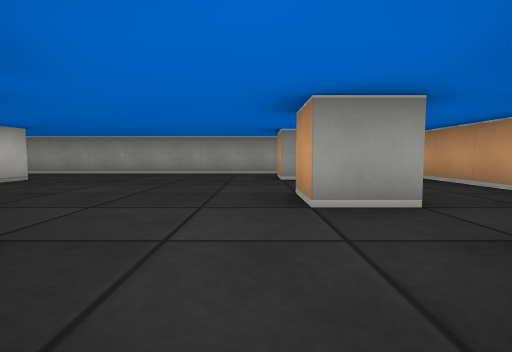
[1] (above)

18 first-person views from a walk through a cub3D level. The camera is about half as high as the walls, tilts 4° down and sees 85° across. The floor is counted in squares. Each view is taken from the middle of a square. On the plan, view 1 faces up. The plan holds only what a view shows up to about 9 squares ahead; the rest is blank.

[2]
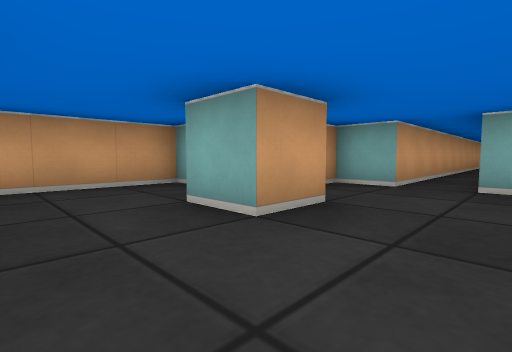

[3]
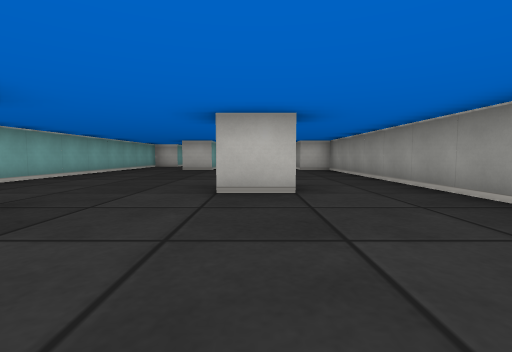

[4]
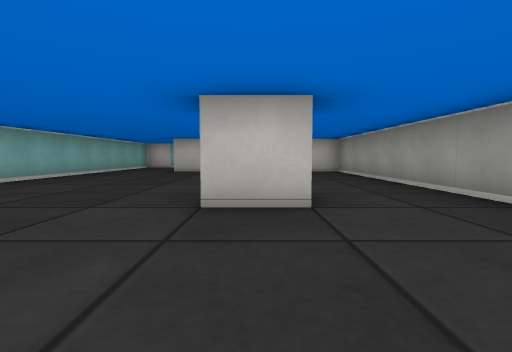

[5]
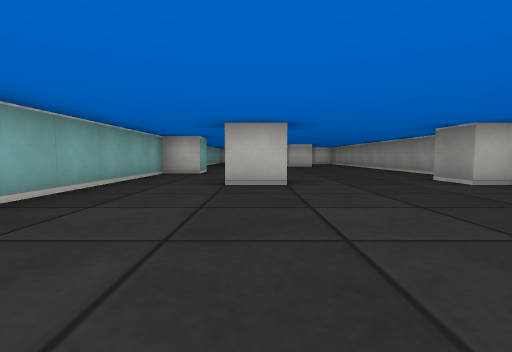

[6]
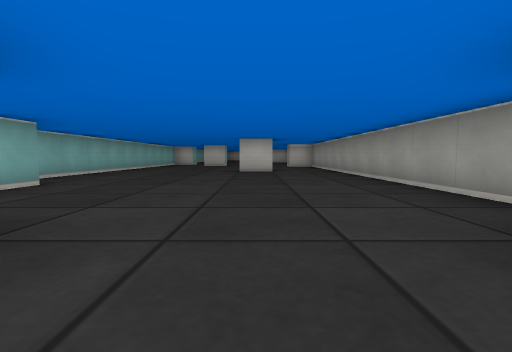

[7]
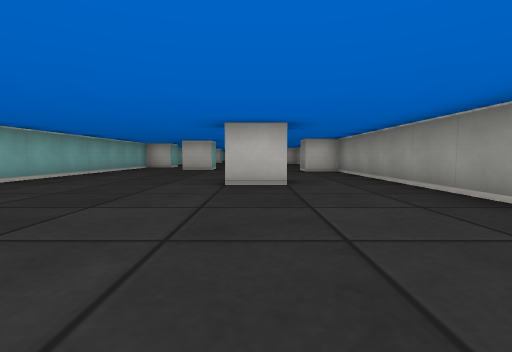

[8]
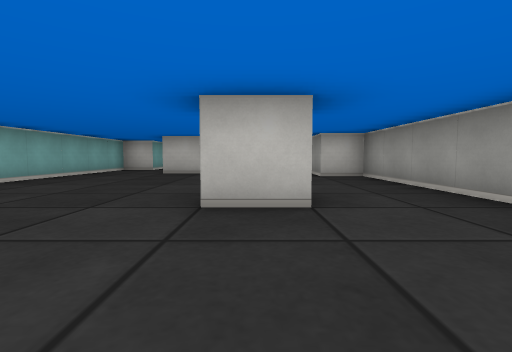

[9]
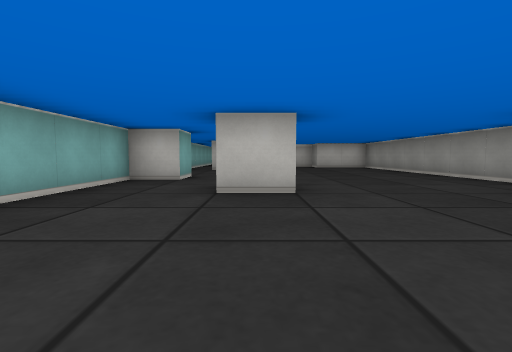

[10]
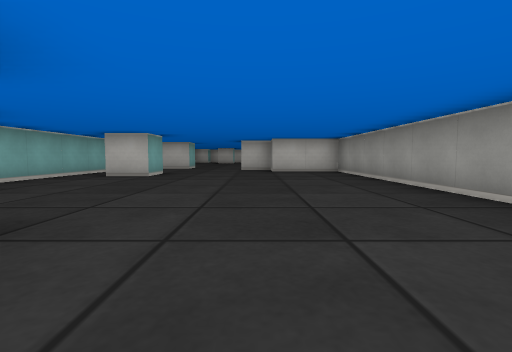

[11]
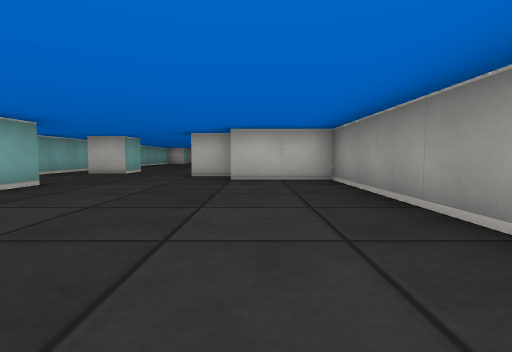

[12]
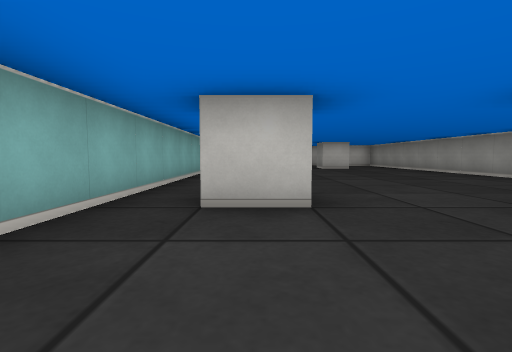

[13]
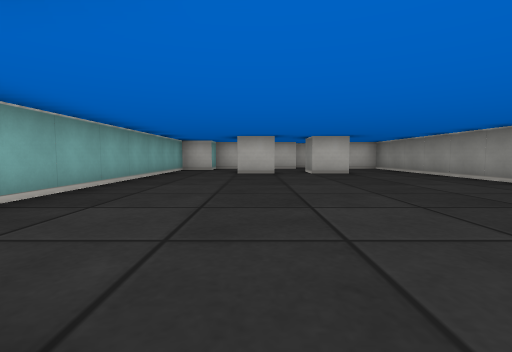

[14]
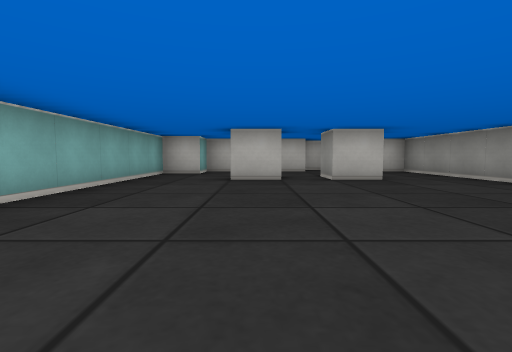

[15]
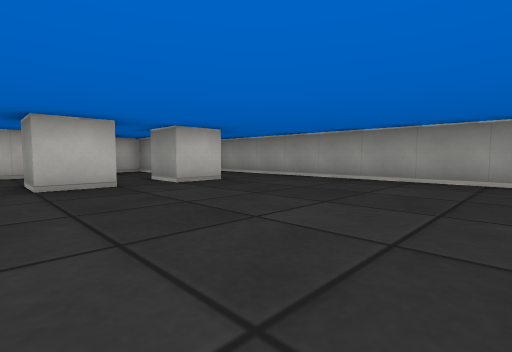

[16]
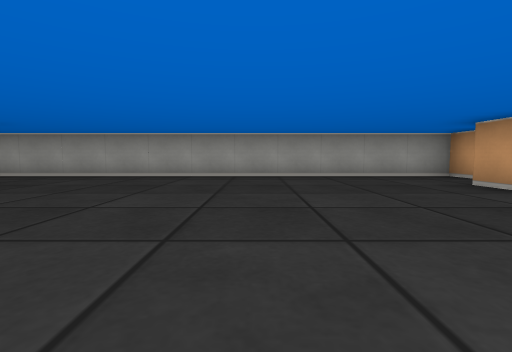

[17]
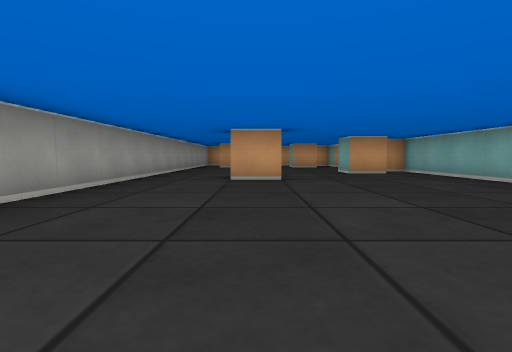

[18]
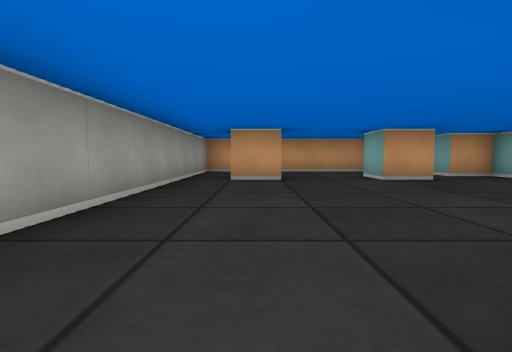

### Floor plan
Points are (right, up) in squares from view 1. A wall is a line through its corners. A room is listed if a view was taken in it or the views show most of it. See-through windows are left out.
Room 1 (view 1)
walls: (0.5, -6.2) (0.5, 0.5)
ways out: opening at (0, 0) to room 2
Room 2 (views 2, 3, 4, 5, 6, 7, 8, 9, 10, 11, 12, 13, 14, 15, 16, 17, 18)
walls: (-23.5, 3.6) (-23.5, 2.5); (-18.5, 5.6) (-18.5, 4.5); (-24.9, 7.5) (-31.5, 7.5) (-31.5, 5.5); (-26.5, 1.5) (-25.5, 1.5) (-25.5, 0.5) (-15.8, 0.5); (-14.5, 1.5) (-13.5, 1.5) (-13.5, 0.5) (-2.5, 0.5) (-2.5, 1.1); (-12.6, 7.5) (-22.5, 7.5) (-22.5, 6.5) (-23.5, 6.5); (-30.5, 2.5) (-29.5, 2.5) (-29.5, 1.5); (-10.5, 3.6) (-10.5, 2.5); (-32.5, 5.5) (-32.5, 4.5); (-32.5, 6.8) (-32.5, 7.5) (-44.5, 7.5) (-44.5, 6.9); (-33.5, 4.8) (-33.5, 5.5); (-34.5, 2.5) (-33.5, 2.5) (-33.5, 1.5); (-5.5, 4.4) (-5.5, 5.5); (-4.5, 5.6) (-4.5, 4.5); (-3.5, 1.4) (-3.5, 2.5) (-2.5, 2.5); (-41.5, 3.6) (-41.5, 2.5) (-42.5, 2.5); (-41.5, 5.6) (-41.5, 4.5) (-42.5, 4.5); (0.5, 5.4) (0.5, 6.5); (0.5, 0.5) (1.5, 0.5) (1.5, 1.5) (2.1, 1.5); (1.6, 2.5) (0.5, 2.5) (0.5, 3.5) (1.5, 3.5); (-44.5, 4.6) (-44.5, 1.5) (-43.5, 1.5) (-43.5, 0.5) (-27.9, 0.5); (-44.6, 5.5) (-45.5, 5.5) (-45.5, 4.8); (3.5, 2.4) (3.5, 7.5) (-10.5, 7.5) (-10.5, 6.5) (-11.5, 6.5)
ways out: opening at (0, 0) to room 1

Positions as (right, up) in squares from view 1, and headings:
1: (0, 0), facing up
2: (-1, 5), facing down-right
3: (-1, 5), facing left
4: (-2, 5), facing left
5: (-6, 3), facing left
6: (-10, 5), facing left
7: (-14, 5), facing left
8: (-16, 5), facing left
9: (-20, 3), facing left
10: (-23, 5), facing left
11: (-26, 6), facing left
12: (-31, 2), facing left
13: (-34, 3), facing left
14: (-36, 3), facing left
15: (-37, 2), facing up-left
16: (-37, 1), facing up
17: (-11, 5), facing right
18: (-5, 6), facing right
